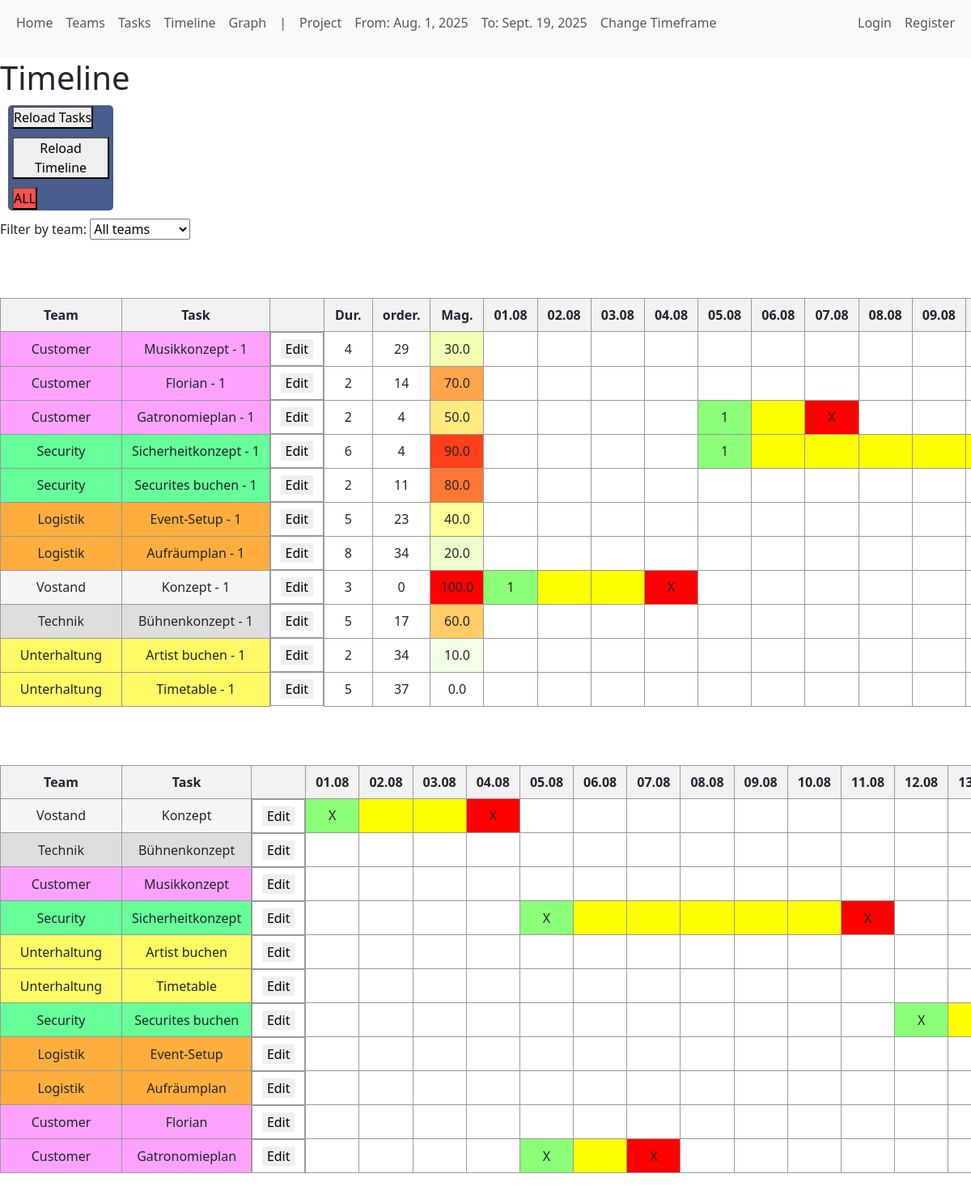
Page /distributor/timeline on the committed database.
### distributor/models.py (models this page shows)
class Project(models.Model):
    start_date = models.DateField()
    end_date = models.DateField()
    order_counter = models.IntegerField(default=0)

class TaskLoop(models.Model):
    task = models.ForeignKey(Task, on_delete=models.CASCADE)
    loop_index = models.IntegerField(default=1)
    scheduled_date = models.DateField(null=True, blank=True)
    priority = models.IntegerField(default=0)
    difficulty = models.IntegerField(default=0)
    approval_required = models.BooleanField(default=False)
    order_number = models.IntegerField(null=True, blank=True)
    order_end = models.IntegerField(null=True, blank=True)
    is_scheduled = models.BooleanField(default=False)
    magnitude = models.FloatField(default=0)
    def __str__(self):
        return f"{self.task} - {self.loop_index}"
    @property
    def duration(self):
        coefficient = 1
        if self.task.approval_required:
            coefficient = 3
        ideal_break_days = self.difficulty + coefficient
        return ideal_break_days
    @property
    def time_frame_orders(self):
        order_days = []
        counter = 0
        while self.order_number + counter < self.order_end and counter < 20:
            counter += 1
            order_days.append(counter + self.order_number)
        return order_days[:-1]

class Task(models.Model):
    name = models.CharField(max_length=100)
    team = models.ForeignKey(Team, on_delete=models.SET_NULL, null=True, blank=True)
    loops = models.IntegerField(default=0)
    priority = models.IntegerField(default=0)
    difficulty = models.IntegerField(default=0)
    approval_required = models.BooleanField(default=False)
    initial_dependencies = models.ManyToManyField("self",
                                                  symmetrical=False,
                                                  blank=True,
                                                  related_name="required_by")
    def __str__(self):
        return self.name
    @property
    def order_numbers_of_tasks(self):
        order_numbers = []
        all_taskloops = self.taskloop_set.all()
        for taskloop in all_taskloops:
            order_numbers.append(taskloop.order_number)
        return order_numbers
    @property
    def end_number_of_tasks(self):
        end_numbers = []
        all_taskloops = self.taskloop_set.all()
        for taskloop in all_taskloops:
            print(taskloop.order_end)
            end_numbers.append(taskloop.order_end)
        return end_numbers
    @property
    def in_between_numbers_of_tasks(self):
        in_between_numbers = []
        all_taskloops = self.taskloop_set.all()
        for taskloop in all_taskloops:
            for in_between_number in taskloop.time_frame_orders:
                in_between_numbers.append(in_between_number)
        return in_between_numbers

### users/models.py (models this page shows)
class Team(models.Model):
    name = models.CharField(max_length=100)
    color = models.CharField(max_length=7, default="#FFFFFF")
    schedule_flag = models.BooleanField(default=False)
    def __str__(self):
        return self.name

### distributor/views.py (the view)
# urls.py: path('timeline', views.timeline, name='timeline'),
def timeline(request):
    team_id = request.GET.get("team")
    project = Project.objects.first()
    order_counter = project.order_counter  # this returns the max value assigned
    day_list = get_days_in_timeframe()
    all_teams = Team.objects.all()
    rest_render_days_number_range = len(day_list) - order_counter -1
    all_tasks = Task.objects.all()
    order_range = range(order_counter + 1)       # ✅ include all possible values
    all_task_loops = TaskLoop.objects.all().order_by('task__team')
    if team_id:
        all_task_loops = TaskLoop.objects.filter(task__team_id=team_id)
    else:
        all_task_loops = TaskLoop.objects.all().order_by('task__team')
    context = {
        'all_tasks': all_tasks,
        'all_task_loops': all_task_loops,
        'all_teams': all_teams,
        'order_range': order_range,
        'day_list': day_list,
        "request": request,
        "rest_render_days_number_range": range(rest_render_days_number_range),
    }
    return render(request, 'distributor/timeline.html', context)

### distributor/forms.py
class ProjectTimeframeForm(forms.ModelForm):
    class Meta:
        model = Project
        fields = ["start_date", "end_date"]
        widgets = {
            'start_date': forms.DateInput(attrs={'id': 'start_date_input_project', 'placeholder': 'Start Date', 'type': 'date'}),
            'end_date': forms.DateInput(attrs={'id': 'end_date_input_project', 'placeholder': 'End Date', 'type': 'date'})
        }

### distributor/context_processors.py (called while the page is built)
def global_project_timeframe_form(request):
    return {
        "global_project_timeframe_form": ProjectTimeframeForm(),
    }

def global_project_timeframe(request):
    project_time_frame = Project.objects.first()
    if project_time_frame:
        return {
            "global_project_timeframe": project_time_frame,
        }
    else:
        return {
            "global_project_timeframe": 'No values picked yet',
        }

### distributor/templatetags/custom_tags.py (called while the page is built)
@register.filter
def heat_color(magnitude, params="240,100,50;120,100,50"):
    try:
        mag = float(magnitude)
        mag = max(0, min(100, mag)) / 100  # normalize to 0.0 – 1.0
        high_part, low_part = params.split(";")
        hue_high, sat_high, light_high = map(float, high_part.split(","))
        hue_low, sat_low, light_low = map(float, low_part.split(","))
        hue = hue_low + (hue_high - hue_low) * mag
        sat = sat_low + (sat_high - sat_low) * mag
        light = light_low + (light_high - light_low) * mag
        return f"hsl({hue:.0f}, {sat:.0f}%, {light:.0f}%)"
    except Exception as e:
        return "white"

@register.inclusion_tag('components/display_schedule_log.html')
def display_schedule_log(taskloop):
    schedule_log_messages = taskloop.activitylog_set.filter(type='schedule_log')
    return {'schedule_log_messages': schedule_log_messages}

@register.inclusion_tag('components/display_reload_buttons.html')
def display_reload_buttons():
    return {}

@register.inclusion_tag('components/display_connection_training.html')
def display_connection_training(task):
    task_loop = task.taskloop_set.first()
    dependencies = TaskLoopDependency.objects.filter(master_task_loop=task_loop)
    required_by_instances = TaskLoopDependency.objects.filter(dependent_task_loop=task_loop)
    return {
        'task_loop': task_loop,
        'dependencies': dependencies,
        'required_by_instances': required_by_instances,
    }

### distributor/templates/distributor/timeline.html (shortened to what this page needs)
{% extends 'distributor/base.html' %}
{% load custom_tags %}
{% block content %}
    <div class="actual_timeline">
        <h1>Timeline</h1>
        {% display_reload_buttons %}
        <form method="get">
            <label for="team_filter">Filter by team:</label>
            <select name="team" id="team_filter" onchange="this.form.submit()">
                <option value="">All teams</option>
            </select>
        </form>
<br>
    <br>
    <br>
    <table class="actual_timeline_table">
        <tr>
            <th class="scheduled_task_details_cells">Team</th>
            <th class="scheduled_task_details_cells">Task</th>
            <th class="edit_task_button_timeline"></th>
            <th class="edit_task_button_timeline">Dur.</th>
            <th class="edit_task_button_timeline">order.</th>
        <th class="edit_task_button_timeline">Mag.</th>
            {% for day in day_list %}
                <th>{{ day|date:"d.m" }}</th>
            {% endfor %}
        </tr>
        {% for taskloop in all_task_loops %}
            <tr>
                <td class="nowrap_selfdefined" style="background-color: {{ taskloop.task.team.color }}">{{ taskloop.task.team }}</td>
                <td class="task-todo-hover-container" style="background-color: {{ taskloop.task.team.color }}">
    {{ taskloop }}
</td>
                <td class="dependency-hover-container">
                    <form method="POST" action="{% url 'edit_task_page' taskloop.task.id %}">
                        <button class="task_essential_button dependency-hover-trigger" type="submit">Edit</button>
                    </form>
                </td>
                <td>{{ taskloop.duration }}</td>
                 <td>{{ taskloop.order_number }}</td>
                <td style="background-color: {{ taskloop.magnitude|heat_color:'0,100,50;100,100,100' }}">
                    {{ taskloop.magnitude }}
                </td>
                {% for order in order_range %}
                    {% if taskloop.order_number == order %}
                        <td class="scheduled_cell activity-hover-container">
                            {{ taskloop.loop_index }}
                        </td>
                    {% elif taskloop.timframe_days == order%}
                        <td class="scheduled_end_cell">X</td>
                    {% elif order in taskloop.time_frame_orders%}
                        <td class="scheduled_timeframe"></td>
                    {% elif taskloop.order_end == order%}
                        <td class="scheduled_end_cell">X</td>
                    {% else %}
                        <td class="not_scheduled_cell"></td>
                    {% endif %}
                {% endfor %}
            </tr>
        {% endfor %}
    </table>
    <br>
    <br>
    <br>
    <table class="actual_timeline_table">
        <tr>
            <th class="scheduled_task_details_cells">Team</th>
            <th class="scheduled_task_details_cells">Task</th>
            <th class="edit_task_button_timeline"></th>
            {% for day in day_list %}
                <th>{{ day|date:"d.m" }}</th>
            {% endfor %}
        </tr>
        {% for task in all_tasks %}
            <tr>
                <td style="background-color: {{ task.team.color }}" class="nowrap_selfdefined">{{ task.team }}</td>
                <td style="background-color: {{ task.team.color }}">{{ task }}</td>
                <td class="dependency-hover-container">
                    <form method="POST" action="{% url 'edit_task_page' task.id %}">
                        <button class="task_essential_button dependency-hover-trigger" type="submit">Edit</button>
                    </form>
                </td>
                {% for order in order_range %}
                    {% if order in task.order_numbers_of_tasks %}
                        <td class="scheduled_cell activity-hover-container">
                            X
                        </td>
                    {% elif order in task.in_between_numbers_of_tasks %}
                        <td class="scheduled_timeframe"></td>
                    {% elif order in task.end_number_of_tasks %}
                        <td class="scheduled_end_cell">X</td>
                    {% else %}
                        <td class="not_scheduled_cell"></td>
                    {% endif %}
                {% endfor %}
            </tr>
        {% endfor %}
    </table>
{% endblock %}

### distributor/templates/distributor/base.html (shortened to what this page needs)
{% load static %}
<!DOCTYPE html>
<html lang="en">
<head>
    <link href="https://cdn.jsdelivr.net/npm/bootstrap@5.3.7/dist/css/bootstrap.min.css" rel="stylesheet"
>
    <link rel="stylesheet" href="{% static 'css/style.css' %}">
</head>
<body>
<header>
    <nav class="navbar navbar-expand-lg bg-body-tertiary">
        <div class="container-fluid">
            <div class="collapse navbar-collapse" id="navbarNav">
                <ul class="navbar-nav">
                    <div class="internal_navbar_container">
                        <div class="common_links_base_navbar">
                            <li>
                                <a class="nav-link" href='{% url 'home' %}'>Home</a>
                            </li>
                            <li class="nav-item">
                                <a class="nav-link" href="{% url 'teams' %}">Teams</a>
                            </li>
                            <li class="nav-item">
                                <a class="nav-link" href="{% url 'tasks' %}">Tasks</a>
                            </li>
                            <li class="nav-item">
                                <a class="nav-link" href="{% url 'timeline' %}">Timeline</a>
                            </li>
                            <li class="nav-item">
                                <a class="nav-link" href="{% url 'training_page' %}">Graph</a>
                            </li>
                            <div class="timeframe_information_navbar">
                            <li>
                                <p id="hide_on_navbar_media_query" class="nav-link">|</p>
                            </li>
                            <li>
                                <p class="nav-link">Project</p>
                            </li>
                            <li>
                                <p class="nav-link">From: {{ global_project_timeframe.start_date }}</p>
                            </li>
                            <li>
                                <p class="nav-link">To: {{ global_project_timeframe.end_date }}</p>
                            </li>
                            <li>
                                <a class="nav-link" href="{% url 'change_project_page' %}">Change Timeframe</a>
                            </li>
                            </div>
                        </div>
                        <div class="user_view">
                            {% if user.is_authenticated %}
                                <a class="nav-link" href="{% url 'profile_page' user.id %}">{{ user }}</a>
                                <a class="nav-link" href="">Logout</a>
                            {% else %}
                                <a class="nav-link" href="{% url 'login_view' %}">Login</a>
                                <a class="nav-link" href="{% url 'register_view' %}">Register</a>
                            {% endif %}
                        </div>
                    </div>
                </ul>
            </div>
        </div>
    </nav>
</header>
<main>
    {% block content %}
    {% endblock %}
</main>
</body>
</html>

### distributor/static/css/style.css (style rules this page uses)
* { padding: 0; margin: 0 }
body { min-height: 200vh; }
.dependency-hover-container { position: relative; display: flex; justify-content: center; align-items: center; }
.dependency-hover-container button { min-width: 40px; border: none; }
.scheduled_cell { background: #8bff78; }
.scheduled_end_cell { background: red; }
.scheduled_timeframe { background: yellow; }
.scheduled_task_details_cells { width: 150px !important; white-space: nowrap; overflow: hidden; text-overflow: ellipsis; }
.nowrap_selfdefined { width: 150px !important; white-space: nowrap; overflow: hidden; text-overflow: ellipsis; }
.edit_task_button_timeline { min-width: 40px; }
.activity-hover-container { position: relative; }
.task-todo-hover-container { position: relative; width: 150px !important; white-space: nowrap; overflow: hidden; text-overflow: ellipsis; }
.actual_timeline { overflow-x: auto; }
.actual_timeline_table { border-collapse: collapse; width: max-content; table-layout: auto; }
.actual_timeline_table th, .actual_timeline_table td { border: 1px solid #999; padding: 8px 12px; text-align: center; vertical-align: middle; min-width: 60px; }
.actual_timeline_table th { background-color: #f2f2f2; font-weight: bold; white-space: nowrap; }
.navbar-nav { width: 100% !important; }
.internal_navbar_container { display: flex; justify-content: space-between; width: 100% }
.timeframe_information_navbar { display: flex; }
.common_links_base_navbar { display: flex; }
.user_view { display: flex; }

### rows in the picture
Project: start_date "Aug. 1, 2025", end_date "Sept. 19, 2025"
TaskLoop: task.team "Customer", task+loop_index "Musikkonzept - 1", duration "4", order_number "29", magnitude "30.0"
TaskLoop: task.team "Customer", task+loop_index "Florian - 1", duration "2", order_number "14", magnitude "70.0"
TaskLoop: task.team "Customer", task+loop_index "Gatronomieplan - 1", duration "2", order_number "4", magnitude "50.0", loop_index "1", order_end "X"
TaskLoop: task.team "Security", task+loop_index "Sicherheitkonzept - 1", duration "6", order_number "4", magnitude "90.0", loop_index "1"
TaskLoop: task.team "Security", task+loop_index "Securites buchen - 1", duration "2", order_number "11", magnitude "80.0"
TaskLoop: task.team "Logistik", task+loop_index "Event-Setup - 1", duration "5", order_number "23", magnitude "40.0"
TaskLoop: task.team "Logistik", task+loop_index "Aufräumplan - 1", duration "8", order_number "34", magnitude "20.0"
TaskLoop: task.team "Vostand", task+loop_index "Konzept - 1", duration "3", order_number "0", magnitude "100.0", loop_index "1", order_end "X"
TaskLoop: task.team "Technik", task+loop_index "Bühnenkonzept - 1", duration "5", order_number "17", magnitude "60.0"
TaskLoop: task.team "Unterhaltung", task+loop_index "Artist buchen - 1", duration "2", order_number "34", magnitude "10.0"
TaskLoop: task.team "Unterhaltung", task+loop_index "Timetable - 1", duration "5", order_number "37", magnitude "0.0"
Task: team "Vostand", name "Konzept"
Task: team "Technik", name "Bühnenkonzept"
Task: team "Customer", name "Musikkonzept"
Task: team "Security", name "Sicherheitkonzept"
Task: team "Unterhaltung", name "Artist buchen"
Task: team "Unterhaltung", name "Timetable"
Task: team "Security", name "Securites buchen"
Task: team "Logistik", name "Event-Setup"
Task: team "Logistik", name "Aufräumplan"
Task: team "Customer", name "Florian"
Task: team "Customer", name "Gatronomieplan"

### other values in the picture
{{ day|date:"d.m" }} "01.08" "02.08" "03.08" "04.08" "05.08" "06.08" "07.08" "08.08" "09.08"
{{ day|date:"d.m" }} "01.08" "02.08" "03.08" "04.08" "05.08" "06.08" "07.08" "08.08" "09.08" "10.08" "11.08" "12.08"
